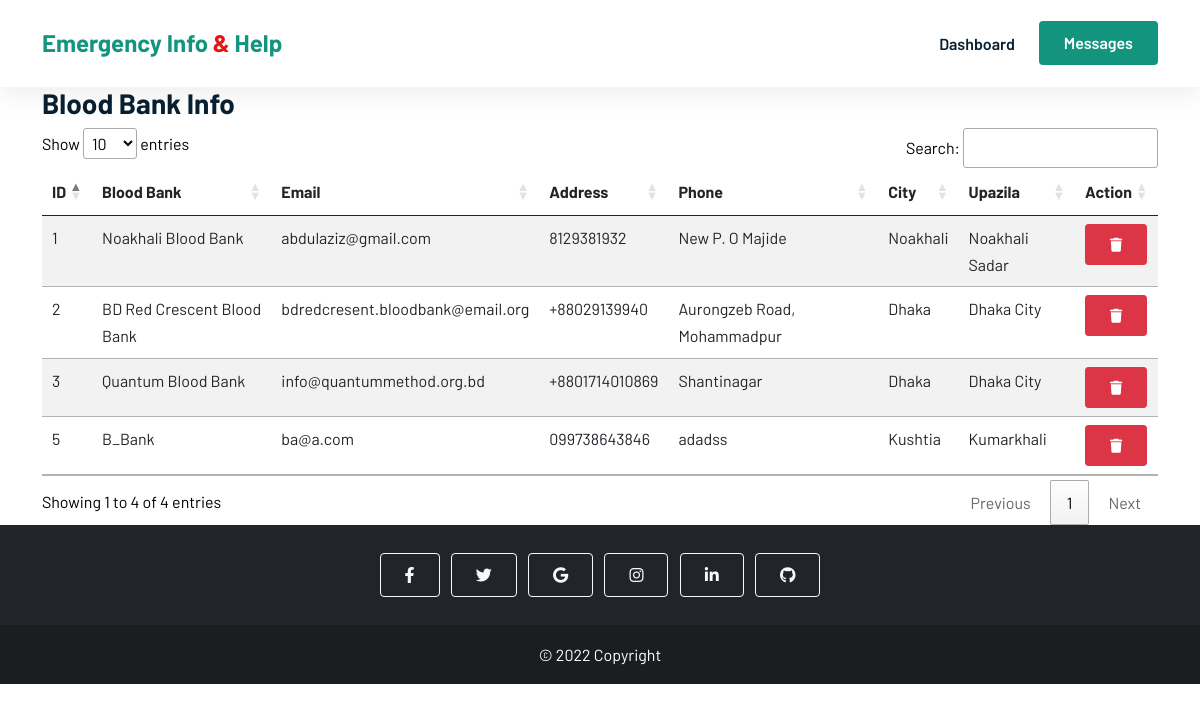
The page /admin/blood_bank_info.php (signed in) on the database its author committed.
### tables this page shows
CREATE TABLE `blood_bank` (
  `id` int(255) NOT NULL,
  `bank_name` varchar(255) NOT NULL,
  `email` varchar(32) NOT NULL,
  `phone` varchar(32) NOT NULL,
  `address` varchar(255) NOT NULL,
  `division` varchar(32) NOT NULL,
  `city` varchar(32) NOT NULL,
  `upazila` varchar(32) NOT NULL,
  `aviable_a_positive` int(5) NOT NULL,
  `aviable_a_negative` int(5) NOT NULL,
  `aviable_b_positive` int(5) NOT NULL,
  `aviable_b_negative` int(5) NOT NULL,
  `aviable_ab_positive` int(5) NOT NULL,
  `aviable_ab_negative` int(5) NOT NULL,
  `aviable_o_positive` int(5) NOT NULL,
  `aviable_o_negative` int(5) NOT NULL,
  `status` varchar(255) NOT NULL DEFAULT 'Typically replies within 10 minutes.',
  `image` varchar(255) NOT NULL,
  `user_name` varchar(32) DEFAULT NULL,
  `password` varchar(32) DEFAULT NULL
);

### admin/blood_bank_info.php (the view, shortened to what this page needs)
<?php
include_once './admin_includes/db.php';
$sql = "SELECT * FROM `blood_bank`";
$results = $con->query($sql);
?>
<!DOCTYPE html>
<html lang="en">
<head>
    <link href="https://cdn.jsdelivr.net/npm/bootstrap@5.0.2/dist/css/bootstrap.min.css" rel="stylesheet" />
    <link rel="stylesheet" href="https://cdnjs.cloudflare.com/ajax/libs/font-awesome/6.1.1/css/all.min.css" />
    <link rel="stylesheet" href="//cdn.datatables.net/1.12.1/css/jquery.dataTables.min.css">
    <link rel="stylesheet" href="../css/style.css" />
</head>
<body>
    <header class="sticky-top">
        <nav class="navbar navbar-expand-lg  bg-white">
            <div class="container">
                <a class="navbar-brand" href="./admin_dashboard.php">Emergency Info <span>&</span> Help</a>
                <div class="collapse navbar-collapse" id="navbarNavDropdown">
                    <ul class="navbar-nav ms-auto">
                        <li class="nav-item">
                            <a class="nav-link" aria-current="page" href="./admin_dashboard.php">Dashboard</a>
                        </li>
                    </ul>
                    <a href="messages.php" class="btn btn-brand ms-lg-3">Messages</a>
                </div>
            </div>
        </nav>
    </header>
    <main>
        <div class="container">
            <h3>Blood Bank Info</h3>
            <div>
                <table class="table table-striped" id="messages">
                    <thead>
                        <tr>
                            <th scope="col">ID</th>
                            <th scope="col">Blood Bank</th>
                            <th scope="col">Email</th>
                            <th scope="col">Address</th>
                            <th scope="col">Phone</th>
                            <th scope="col">City</th>
                            <th scope="col">Upazila</th>
                            <th scope="col">Action</th>
                        </tr>
                    </thead>
                    <tbody>
                        <?php while ($row = $results->fetch_assoc()) : ?>
                            <tr>
                                <td><?php echo $row['id'] ?></td>
                                <td><?php echo $row['bank_name']?></td>
                                <td><?php echo $row['email'] ?></td>
                                <td><?php echo $row['phone'] ?></td>
                                <td><?php echo $row['address'] ?></td>
                                <td><?php echo $row['city'] ?></td>
                                <td><?php echo $row['upazila'] ?></td>
                                <td>
                                    <button class='delete btn btn-sm btn-danger' id="<?php echo $row['id'] ?>"><i class=" fa-solid fa-trash"></i></button>
                                </td>
                            </tr>
                        <?php endwhile ?>
                    </tbody>
                </table>
            </div>
        </div>
    </main>
    <footer class="bg-dark text-center text-white">
        <div class="container p-4 pb-0">
            <section class="mb-4">
                <a class="btn btn-outline-light btn-floating m-1" href="#!" role="button"><i class="fab fa-facebook-f"></i></a>
                <a class="btn btn-outline-light btn-floating m-1" href="#!" role="button"><i class="fab fa-twitter"></i></a>
                <a class="btn btn-outline-light btn-floating m-1" href="#!" role="button"><i class="fab fa-google"></i></a>
                <a class="btn btn-outline-light btn-floating m-1" href="#!" role="button"><i class="fab fa-instagram"></i></a>
                <a class="btn btn-outline-light btn-floating m-1" href="#!" role="button"><i class="fab fa-linkedin-in"></i></a>
                <a class="btn btn-outline-light btn-floating m-1" href="#!" role="button"><i class="fab fa-github"></i></a>
            </section>
        </div>
        <div class="text-center p-3 footer-last">
            © 2022 Copyright
        </div>
    </footer>
</body>
</html>

### css/style.css (style rules this page uses)
* { margin: 0; padding: 0; box-sizing: border-box; list-style: none; }
html, body { font-family: "Barlow", sans-serif; line-height: 1.7; color: black; max-width: 100%; scroll-behavior: smooth; }
h1, h2, h3, h4, h5, h6 { font-weight: 700 !important; color: #092032; }
.navbar-nav .nav-link { color: #092032; text-decoration: none; transition: all 0.4s ease; font-weight: 600; }
a { color: #092032; text-decoration: none; }
.navbar { box-shadow: 0px 6px 30px rgba(0, 0, 0, 0.08); z-index: 1; padding: 1.5% 0; }
.navbar .navbar-brand { font-weight: 700; font-size: 24px; color: #12947f; }
.navbar-brand span { color: #e71414; }
.btn { padding: 9px 24px; font-weight: 600; }
.btn-brand { color: white; background-color: #12947f; }
.footer-last { background-color: rgba(0, 0, 0, 0.2); }
a { color: black; }

### rows shown on the page
blood_bank: id "1", bank_name "Noakhali Blood Bank", email "abdulaziz@gmail.com", phone "8129381932", address "New P. O Majide", city "Noakhali", upazila "Noakhali Sadar"
blood_bank: id "2", bank_name "BD Red Crescent Blood Bank", email "bdredcresent.bloodbank@email.org", phone "+88029139940", address "Aurongzeb Road, Mohammadpur", city "Dhaka", upazila "Dhaka City"
blood_bank: id "3", bank_name "Quantum Blood Bank", email "info@quantummethod.org.bd", phone "+8801714010869", address "Shantinagar", city "Dhaka", upazila "Dhaka City"
blood_bank: id "5", bank_name "B_Bank", email "ba@a.com", phone "099738643846", address "adadss", city "Kushtia", upazila "Kumarkhali"
